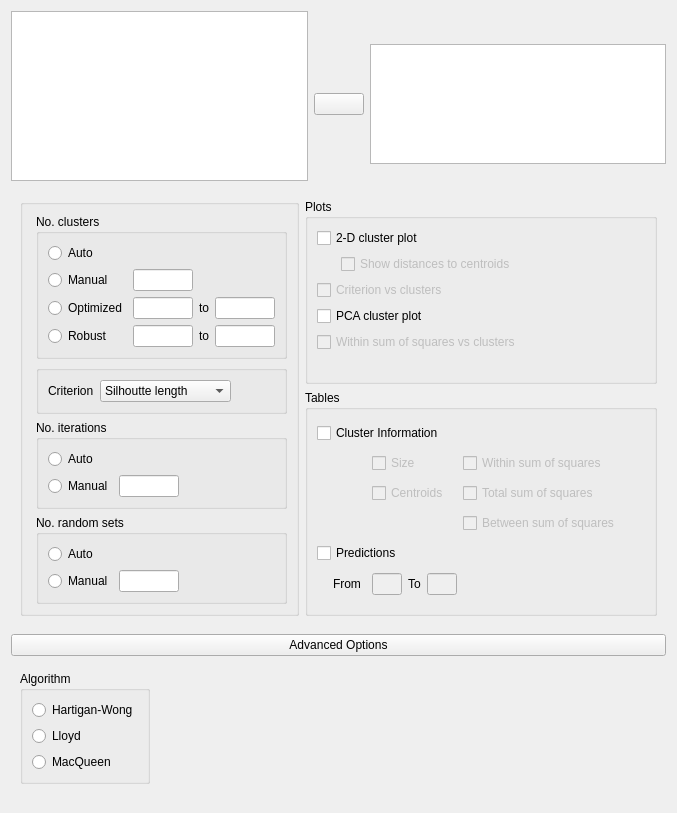
<?xml version="1.0" encoding="UTF-8"?>
<ui version="4.0">
 <class>MLClusteringKMeansForm</class>
 <widget class="QWidget" name="MLClusteringKMeansForm">
  <property name="geometry">
   <rect>
    <x>0</x>
    <y>0</y>
    <width>677</width>
    <height>813</height>
   </rect>
  </property>
  <property name="sizePolicy">
   <sizepolicy hsizetype="Fixed" vsizetype="Preferred">
    <horstretch>0</horstretch>
    <verstretch>0</verstretch>
   </sizepolicy>
  </property>
  <property name="windowTitle">
   <string>Form</string>
  </property>
  <layout class="QGridLayout" name="gridLayout">
   <property name="verticalSpacing">
    <number>0</number>
   </property>
   <item row="0" column="0">
    <widget class="QWidget" name="topWidget" native="true">
     <layout class="QGridLayout" name="gridLayout_3">
      <property name="leftMargin">
       <number>0</number>
      </property>
      <property name="topMargin">
       <number>0</number>
      </property>
      <property name="rightMargin">
       <number>0</number>
      </property>
      <property name="verticalSpacing">
       <number>3</number>
      </property>
      <item row="0" column="0" rowspan="7">
       <widget class="AvailableFieldsListView" name="listAvailableFields">
        <property name="sizePolicy">
         <sizepolicy hsizetype="Expanding" vsizetype="Preferred">
          <horstretch>0</horstretch>
          <verstretch>0</verstretch>
         </sizepolicy>
        </property>
        <property name="minimumSize">
         <size>
          <width>0</width>
          <height>0</height>
         </size>
        </property>
        <property name="maximumSize">
         <size>
          <width>16777215</width>
          <height>16777215</height>
         </size>
        </property>
        <property name="selectionMode">
         <enum>QAbstractItemView::ExtendedSelection</enum>
        </property>
       </widget>
      </item>
      <item row="4" column="1">
       <widget class="AssignButton" name="buttonAssignRandom">
        <property name="sizePolicy">
         <sizepolicy hsizetype="Fixed" vsizetype="Fixed">
          <horstretch>0</horstretch>
          <verstretch>0</verstretch>
         </sizepolicy>
        </property>
        <property name="minimumSize">
         <size>
          <width>50</width>
          <height>0</height>
         </size>
        </property>
        <property name="maximumSize">
         <size>
          <width>50</width>
          <height>16777215</height>
         </size>
        </property>
        <property name="text">
         <string/>
        </property>
       </widget>
      </item>
      <item row="4" column="2">
       <widget class="BoundListView" name="predictors">
        <property name="sizePolicy">
         <sizepolicy hsizetype="Expanding" vsizetype="Fixed">
          <horstretch>0</horstretch>
          <verstretch>0</verstretch>
         </sizepolicy>
        </property>
        <property name="minimumSize">
         <size>
          <width>0</width>
          <height>120</height>
         </size>
        </property>
        <property name="maximumSize">
         <size>
          <width>16777215</width>
          <height>120</height>
         </size>
        </property>
        <property name="editTriggers">
         <set>QAbstractItemView::AllEditTriggers</set>
        </property>
        <property name="selectionMode">
         <enum>QAbstractItemView::ExtendedSelection</enum>
        </property>
       </widget>
      </item>
     </layout>
    </widget>
   </item>
   <item row="1" column="0">
    <widget class="QWidget" name="advancedOptions_2" native="true">
     <layout class="QGridLayout" name="gridLayout_8">
      <item row="0" column="0" rowspan="3">
       <widget class="BoundGroupBox" name="bayesFactorType_2">
        <property name="sizePolicy">
         <sizepolicy hsizetype="Fixed" vsizetype="Minimum">
          <horstretch>0</horstretch>
          <verstretch>0</verstretch>
         </sizepolicy>
        </property>
        <property name="title">
         <string/>
        </property>
        <property name="flat">
         <bool>false</bool>
        </property>
        <layout class="QGridLayout" name="gridLayout_16">
         <property name="leftMargin">
          <number>13</number>
         </property>
         <item row="4" column="0">
          <widget class="BoundGroupBox" name="percentageTrainingData_3">
           <property name="title">
            <string/>
           </property>
           <property name="flat">
            <bool>false</bool>
           </property>
           <layout class="QGridLayout" name="gridLayout_24">
            <item row="0" column="1">
             <widget class="BoundComboBox" name="criterion">
              <item>
               <property name="text">
                <string>Silhoutte length</string>
               </property>
              </item>
              <item>
               <property name="text">
                <string>Multi ASW</string>
               </property>
              </item>
              <item>
               <property name="text">
                <string>Calinski-Harabasz</string>
               </property>
              </item>
             </widget>
            </item>
            <item row="0" column="0">
             <widget class="QLabel" name="label">
              <property name="text">
               <string>Criterion</string>
              </property>
             </widget>
            </item>
            <item row="0" column="2">
             <spacer name="horizontalSpacer_3">
              <property name="orientation">
               <enum>Qt::Horizontal</enum>
              </property>
              <property name="sizeHint" stdset="0">
               <size>
                <width>40</width>
                <height>20</height>
               </size>
              </property>
             </spacer>
            </item>
           </layout>
          </widget>
         </item>
         <item row="1" column="0">
          <widget class="BoundGroupBox" name="noOfClusters">
           <property name="title">
            <string>No. clusters</string>
           </property>
           <property name="flat">
            <bool>false</bool>
           </property>
           <layout class="QGridLayout" name="gridLayout_17">
            <item row="3" column="3">
             <widget class="BoundTextBox" name="robustTo">
              <property name="sizePolicy">
               <sizepolicy hsizetype="Fixed" vsizetype="Preferred">
                <horstretch>0</horstretch>
                <verstretch>0</verstretch>
               </sizepolicy>
              </property>
              <property name="minimumSize">
               <size>
                <width>60</width>
                <height>0</height>
               </size>
              </property>
              <property name="maximumSize">
               <size>
                <width>60</width>
                <height>16777215</height>
               </size>
              </property>
             </widget>
            </item>
            <item row="3" column="1">
             <widget class="BoundTextBox" name="robustFrom">
              <property name="sizePolicy">
               <sizepolicy hsizetype="Fixed" vsizetype="Preferred">
                <horstretch>0</horstretch>
                <verstretch>0</verstretch>
               </sizepolicy>
              </property>
              <property name="minimumSize">
               <size>
                <width>60</width>
                <height>0</height>
               </size>
              </property>
              <property name="maximumSize">
               <size>
                <width>60</width>
                <height>16777215</height>
               </size>
              </property>
             </widget>
            </item>
            <item row="2" column="1">
             <widget class="BoundTextBox" name="optimizedFrom">
              <property name="sizePolicy">
               <sizepolicy hsizetype="Fixed" vsizetype="Preferred">
                <horstretch>0</horstretch>
                <verstretch>0</verstretch>
               </sizepolicy>
              </property>
              <property name="minimumSize">
               <size>
                <width>60</width>
                <height>0</height>
               </size>
              </property>
              <property name="maximumSize">
               <size>
                <width>60</width>
                <height>16777215</height>
               </size>
              </property>
             </widget>
            </item>
            <item row="3" column="0">
             <widget class="QRadioButton" name="robust_1">
              <property name="text">
               <string>Robust</string>
              </property>
             </widget>
            </item>
            <item row="3" column="2">
             <widget class="QLabel" name="label_to_2">
              <property name="text">
               <string>to</string>
              </property>
             </widget>
            </item>
            <item row="2" column="3">
             <widget class="BoundTextBox" name="optimizedTo">
              <property name="sizePolicy">
               <sizepolicy hsizetype="Fixed" vsizetype="Preferred">
                <horstretch>0</horstretch>
                <verstretch>0</verstretch>
               </sizepolicy>
              </property>
              <property name="minimumSize">
               <size>
                <width>60</width>
                <height>0</height>
               </size>
              </property>
              <property name="maximumSize">
               <size>
                <width>60</width>
                <height>16777215</height>
               </size>
              </property>
             </widget>
            </item>
            <item row="0" column="0">
             <widget class="QRadioButton" name="auto_1">
              <property name="sizePolicy">
               <sizepolicy hsizetype="Fixed" vsizetype="Fixed">
                <horstretch>0</horstretch>
                <verstretch>0</verstretch>
               </sizepolicy>
              </property>
              <property name="text">
               <string>Auto</string>
              </property>
             </widget>
            </item>
            <item row="1" column="1">
             <widget class="BoundTextBox" name="clusterSize">
              <property name="sizePolicy">
               <sizepolicy hsizetype="Fixed" vsizetype="Preferred">
                <horstretch>0</horstretch>
                <verstretch>0</verstretch>
               </sizepolicy>
              </property>
              <property name="minimumSize">
               <size>
                <width>60</width>
                <height>0</height>
               </size>
              </property>
              <property name="maximumSize">
               <size>
                <width>60</width>
                <height>16777215</height>
               </size>
              </property>
             </widget>
            </item>
            <item row="2" column="2">
             <widget class="QLabel" name="label_to_1">
              <property name="text">
               <string>to</string>
              </property>
             </widget>
            </item>
            <item row="2" column="0">
             <widget class="QRadioButton" name="optimized_1">
              <property name="sizePolicy">
               <sizepolicy hsizetype="Fixed" vsizetype="Fixed">
                <horstretch>0</horstretch>
                <verstretch>0</verstretch>
               </sizepolicy>
              </property>
              <property name="text">
               <string>Optimized</string>
              </property>
             </widget>
            </item>
            <item row="1" column="0">
             <widget class="QRadioButton" name="manual_1">
              <property name="sizePolicy">
               <sizepolicy hsizetype="Fixed" vsizetype="Fixed">
                <horstretch>0</horstretch>
                <verstretch>0</verstretch>
               </sizepolicy>
              </property>
              <property name="text">
               <string>Manual</string>
              </property>
             </widget>
            </item>
           </layout>
          </widget>
         </item>
         <item row="5" column="0">
          <widget class="BoundGroupBox" name="noOfIterations">
           <property name="title">
            <string>No. iterations</string>
           </property>
           <property name="flat">
            <bool>false</bool>
           </property>
           <layout class="QGridLayout" name="gridLayout_22">
            <item row="1" column="2">
             <spacer name="horizontalSpacer_2">
              <property name="orientation">
               <enum>Qt::Horizontal</enum>
              </property>
              <property name="sizeHint" stdset="0">
               <size>
                <width>40</width>
                <height>20</height>
               </size>
              </property>
             </spacer>
            </item>
            <item row="0" column="0">
             <widget class="QRadioButton" name="auto_2">
              <property name="sizePolicy">
               <sizepolicy hsizetype="Fixed" vsizetype="Fixed">
                <horstretch>0</horstretch>
                <verstretch>0</verstretch>
               </sizepolicy>
              </property>
              <property name="text">
               <string>Auto</string>
              </property>
             </widget>
            </item>
            <item row="1" column="0">
             <widget class="QRadioButton" name="manual_2">
              <property name="sizePolicy">
               <sizepolicy hsizetype="Fixed" vsizetype="Fixed">
                <horstretch>0</horstretch>
                <verstretch>0</verstretch>
               </sizepolicy>
              </property>
              <property name="text">
               <string>Manual</string>
              </property>
             </widget>
            </item>
            <item row="1" column="1">
             <widget class="BoundTextBox" name="iterationsCount">
              <property name="sizePolicy">
               <sizepolicy hsizetype="Fixed" vsizetype="Preferred">
                <horstretch>0</horstretch>
                <verstretch>0</verstretch>
               </sizepolicy>
              </property>
              <property name="minimumSize">
               <size>
                <width>60</width>
                <height>0</height>
               </size>
              </property>
              <property name="maximumSize">
               <size>
                <width>60</width>
                <height>16777215</height>
               </size>
              </property>
             </widget>
            </item>
           </layout>
          </widget>
         </item>
         <item row="6" column="0">
          <widget class="BoundGroupBox" name="noOfRandomSets">
           <property name="title">
            <string>No. random sets</string>
           </property>
           <property name="flat">
            <bool>false</bool>
           </property>
           <layout class="QGridLayout" name="gridLayout_23">
            <item row="1" column="2">
             <spacer name="horizontalSpacer_5">
              <property name="orientation">
               <enum>Qt::Horizontal</enum>
              </property>
              <property name="sizeHint" stdset="0">
               <size>
                <width>40</width>
                <height>20</height>
               </size>
              </property>
             </spacer>
            </item>
            <item row="0" column="0">
             <widget class="QRadioButton" name="auto_3">
              <property name="sizePolicy">
               <sizepolicy hsizetype="Fixed" vsizetype="Fixed">
                <horstretch>0</horstretch>
                <verstretch>0</verstretch>
               </sizepolicy>
              </property>
              <property name="text">
               <string>Auto</string>
              </property>
             </widget>
            </item>
            <item row="1" column="0">
             <widget class="QRadioButton" name="manual_3">
              <property name="sizePolicy">
               <sizepolicy hsizetype="Fixed" vsizetype="Fixed">
                <horstretch>0</horstretch>
                <verstretch>0</verstretch>
               </sizepolicy>
              </property>
              <property name="text">
               <string>Manual</string>
              </property>
             </widget>
            </item>
            <item row="1" column="1">
             <widget class="BoundTextBox" name="randomSetCount">
              <property name="sizePolicy">
               <sizepolicy hsizetype="Fixed" vsizetype="Preferred">
                <horstretch>0</horstretch>
                <verstretch>0</verstretch>
               </sizepolicy>
              </property>
              <property name="minimumSize">
               <size>
                <width>60</width>
                <height>0</height>
               </size>
              </property>
              <property name="maximumSize">
               <size>
                <width>60</width>
                <height>16777215</height>
               </size>
              </property>
             </widget>
            </item>
           </layout>
          </widget>
         </item>
        </layout>
       </widget>
      </item>
      <item row="0" column="3">
       <widget class="GroupBox" name="plots">
        <property name="title">
         <string>Plots</string>
        </property>
        <layout class="QGridLayout" name="gridLayout_6">
         <item row="0" column="0" colspan="2">
          <widget class="BoundCheckBox" name="plot2dCluster">
           <property name="sizePolicy">
            <sizepolicy hsizetype="Fixed" vsizetype="Fixed">
             <horstretch>0</horstretch>
             <verstretch>0</verstretch>
            </sizepolicy>
           </property>
           <property name="text">
            <string>2-D cluster plot</string>
           </property>
          </widget>
         </item>
         <item row="1" column="0">
          <widget class="QWidget" name="widget" native="true">
           <property name="minimumSize">
            <size>
             <width>10</width>
             <height>0</height>
            </size>
           </property>
           <property name="maximumSize">
            <size>
             <width>10</width>
             <height>16777215</height>
            </size>
           </property>
          </widget>
         </item>
         <item row="1" column="1">
          <widget class="BoundCheckBox" name="plot2dClusterCentroids">
           <property name="enabled">
            <bool>false</bool>
           </property>
           <property name="sizePolicy">
            <sizepolicy hsizetype="Fixed" vsizetype="Fixed">
             <horstretch>0</horstretch>
             <verstretch>0</verstretch>
            </sizepolicy>
           </property>
           <property name="text">
            <string>Show distances to centroids</string>
           </property>
          </widget>
         </item>
         <item row="1" column="2" rowspan="2">
          <spacer name="horizontalSpacer_6">
           <property name="orientation">
            <enum>Qt::Horizontal</enum>
           </property>
           <property name="sizeHint" stdset="0">
            <size>
             <width>161</width>
             <height>20</height>
            </size>
           </property>
          </spacer>
         </item>
         <item row="2" column="0" colspan="2">
          <widget class="BoundCheckBox" name="plotCriterionVsClusters">
           <property name="enabled">
            <bool>false</bool>
           </property>
           <property name="sizePolicy">
            <sizepolicy hsizetype="Fixed" vsizetype="Fixed">
             <horstretch>0</horstretch>
             <verstretch>0</verstretch>
            </sizepolicy>
           </property>
           <property name="text">
            <string>Criterion vs clusters</string>
           </property>
          </widget>
         </item>
         <item row="3" column="0" colspan="2">
          <widget class="BoundCheckBox" name="plotPCACluster">
           <property name="sizePolicy">
            <sizepolicy hsizetype="Fixed" vsizetype="Fixed">
             <horstretch>0</horstretch>
             <verstretch>0</verstretch>
            </sizepolicy>
           </property>
           <property name="text">
            <string>PCA cluster plot</string>
           </property>
          </widget>
         </item>
         <item row="4" column="0" colspan="2">
          <widget class="BoundCheckBox" name="plotPCAClusterSquares">
           <property name="enabled">
            <bool>false</bool>
           </property>
           <property name="sizePolicy">
            <sizepolicy hsizetype="Fixed" vsizetype="Fixed">
             <horstretch>0</horstretch>
             <verstretch>0</verstretch>
            </sizepolicy>
           </property>
           <property name="text">
            <string>Within sum of squares vs clusters</string>
           </property>
          </widget>
         </item>
         <item row="5" column="0">
          <widget class="QLabel" name="label_17">
           <property name="minimumSize">
            <size>
             <width>10</width>
             <height>0</height>
            </size>
           </property>
           <property name="maximumSize">
            <size>
             <width>10</width>
             <height>16777215</height>
            </size>
           </property>
           <property name="text">
            <string/>
           </property>
          </widget>
         </item>
        </layout>
       </widget>
      </item>
      <item row="1" column="3" rowspan="2">
       <widget class="GroupBox" name="tables">
        <property name="title">
         <string>Tables</string>
        </property>
        <layout class="QGridLayout" name="gridLayout_5">
         <item row="2" column="2" colspan="3">
          <widget class="BoundCheckBox" name="tableClusterInfoCentroids">
           <property name="enabled">
            <bool>false</bool>
           </property>
           <property name="sizePolicy">
            <sizepolicy hsizetype="Fixed" vsizetype="Fixed">
             <horstretch>0</horstretch>
             <verstretch>0</verstretch>
            </sizepolicy>
           </property>
           <property name="text">
            <string>Centroids</string>
           </property>
          </widget>
         </item>
         <item row="3" column="5">
          <widget class="BoundCheckBox" name="tableClusterInfoBetweenSumSquares">
           <property name="enabled">
            <bool>false</bool>
           </property>
           <property name="sizePolicy">
            <sizepolicy hsizetype="Fixed" vsizetype="Fixed">
             <horstretch>0</horstretch>
             <verstretch>0</verstretch>
            </sizepolicy>
           </property>
           <property name="text">
            <string>Between sum of squares</string>
           </property>
          </widget>
         </item>
         <item row="0" column="0" colspan="5">
          <widget class="BoundCheckBox" name="tableClusterInformation">
           <property name="sizePolicy">
            <sizepolicy hsizetype="Fixed" vsizetype="Fixed">
             <horstretch>0</horstretch>
             <verstretch>0</verstretch>
            </sizepolicy>
           </property>
           <property name="text">
            <string>Cluster Information</string>
           </property>
          </widget>
         </item>
         <item row="2" column="5">
          <widget class="BoundCheckBox" name="tableClusterInfoTotalSumSquares">
           <property name="enabled">
            <bool>false</bool>
           </property>
           <property name="sizePolicy">
            <sizepolicy hsizetype="Fixed" vsizetype="Fixed">
             <horstretch>0</horstretch>
             <verstretch>0</verstretch>
            </sizepolicy>
           </property>
           <property name="text">
            <string>Total sum of squares</string>
           </property>
          </widget>
         </item>
         <item row="5" column="3">
          <widget class="QLabel" name="label_3">
           <property name="text">
            <string>To</string>
           </property>
          </widget>
         </item>
         <item row="1" column="2" colspan="2">
          <widget class="BoundCheckBox" name="tableClusterInfoSize">
           <property name="enabled">
            <bool>false</bool>
           </property>
           <property name="sizePolicy">
            <sizepolicy hsizetype="Fixed" vsizetype="Fixed">
             <horstretch>0</horstretch>
             <verstretch>0</verstretch>
            </sizepolicy>
           </property>
           <property name="text">
            <string>Size</string>
           </property>
          </widget>
         </item>
         <item row="1" column="5">
          <widget class="BoundCheckBox" name="tableClusterInfoSumSquares">
           <property name="enabled">
            <bool>false</bool>
           </property>
           <property name="sizePolicy">
            <sizepolicy hsizetype="Fixed" vsizetype="Fixed">
             <horstretch>0</horstretch>
             <verstretch>0</verstretch>
            </sizepolicy>
           </property>
           <property name="text">
            <string>Within sum of squares</string>
           </property>
          </widget>
         </item>
         <item row="5" column="2">
          <widget class="BoundTextBox" name="predictionsFrom">
           <property name="enabled">
            <bool>false</bool>
           </property>
           <property name="minimumSize">
            <size>
             <width>30</width>
             <height>0</height>
            </size>
           </property>
           <property name="maximumSize">
            <size>
             <width>30</width>
             <height>16777215</height>
            </size>
           </property>
          </widget>
         </item>
         <item row="5" column="0">
          <widget class="QLabel" name="label_19">
           <property name="minimumSize">
            <size>
             <width>10</width>
             <height>0</height>
            </size>
           </property>
           <property name="maximumSize">
            <size>
             <width>10</width>
             <height>16777215</height>
            </size>
           </property>
           <property name="text">
            <string/>
           </property>
          </widget>
         </item>
         <item row="4" column="0" colspan="3">
          <widget class="BoundCheckBox" name="tablePredictions">
           <property name="sizePolicy">
            <sizepolicy hsizetype="Fixed" vsizetype="Fixed">
             <horstretch>0</horstretch>
             <verstretch>0</verstretch>
            </sizepolicy>
           </property>
           <property name="text">
            <string>Predictions</string>
           </property>
          </widget>
         </item>
         <item row="5" column="1">
          <widget class="QLabel" name="label_2">
           <property name="text">
            <string>From</string>
           </property>
          </widget>
         </item>
         <item row="1" column="0">
          <widget class="QWidget" name="widget_4" native="true">
           <property name="minimumSize">
            <size>
             <width>10</width>
             <height>0</height>
            </size>
           </property>
           <property name="maximumSize">
            <size>
             <width>10</width>
             <height>16777215</height>
            </size>
           </property>
          </widget>
         </item>
         <item row="5" column="4">
          <widget class="BoundTextBox" name="predictionsTo">
           <property name="enabled">
            <bool>false</bool>
           </property>
           <property name="minimumSize">
            <size>
             <width>30</width>
             <height>0</height>
            </size>
           </property>
           <property name="maximumSize">
            <size>
             <width>30</width>
             <height>16777215</height>
            </size>
           </property>
          </widget>
         </item>
         <item row="5" column="5">
          <spacer name="horizontalSpacer_4">
           <property name="orientation">
            <enum>Qt::Horizontal</enum>
           </property>
           <property name="sizeHint" stdset="0">
            <size>
             <width>40</width>
             <height>20</height>
            </size>
           </property>
          </spacer>
         </item>
        </layout>
       </widget>
      </item>
     </layout>
    </widget>
   </item>
   <item row="4" column="0">
    <widget class="QWidget" name="advancedBox" native="true">
     <layout class="QGridLayout" name="gridLayout_2">
      <property name="leftMargin">
       <number>0</number>
      </property>
      <property name="topMargin">
       <number>0</number>
      </property>
      <property name="rightMargin">
       <number>0</number>
      </property>
      <item row="0" column="0" rowspan="2" colspan="2">
       <widget class="ExpanderButton" name="expanderAdvanced">
        <property name="text">
         <string>Advanced Options</string>
        </property>
       </widget>
      </item>
      <item row="3" column="0" rowspan="2" colspan="2">
       <widget class="QWidget" name="advancedOptions" native="true">
        <layout class="QGridLayout" name="gridLayout_7">
         <item row="0" column="0">
          <widget class="BoundGroupBox" name="algorithm">
           <property name="title">
            <string>Algorithm</string>
           </property>
           <property name="flat">
            <bool>false</bool>
           </property>
           <layout class="QGridLayout" name="gridLayout_20">
            <item row="2" column="0">
             <widget class="QRadioButton" name="macQueen">
              <property name="sizePolicy">
               <sizepolicy hsizetype="Fixed" vsizetype="Fixed">
                <horstretch>0</horstretch>
                <verstretch>0</verstretch>
               </sizepolicy>
              </property>
              <property name="text">
               <string>MacQueen</string>
              </property>
             </widget>
            </item>
            <item row="0" column="0">
             <widget class="QRadioButton" name="hartiganWong">
              <property name="sizePolicy">
               <sizepolicy hsizetype="Fixed" vsizetype="Fixed">
                <horstretch>0</horstretch>
                <verstretch>0</verstretch>
               </sizepolicy>
              </property>
              <property name="text">
               <string>Hartigan-Wong</string>
              </property>
             </widget>
            </item>
            <item row="1" column="0">
             <widget class="QRadioButton" name="lloyd">
              <property name="text">
               <string>Lloyd</string>
              </property>
             </widget>
            </item>
           </layout>
          </widget>
         </item>
         <item row="0" column="1">
          <spacer name="horizontalSpacer">
           <property name="orientation">
            <enum>Qt::Horizontal</enum>
           </property>
           <property name="sizeHint" stdset="0">
            <size>
             <width>40</width>
             <height>20</height>
            </size>
           </property>
          </spacer>
         </item>
        </layout>
       </widget>
      </item>
     </layout>
    </widget>
   </item>
   <item row="3" column="0">
    <widget class="QWidget" name="widget_12" native="true">
     <property name="sizePolicy">
      <sizepolicy hsizetype="Maximum" vsizetype="Minimum">
       <horstretch>0</horstretch>
       <verstretch>0</verstretch>
      </sizepolicy>
     </property>
     <layout class="QGridLayout" name="gridLayout_4">
      <property name="leftMargin">
       <number>0</number>
      </property>
      <property name="rightMargin">
       <number>0</number>
      </property>
      <property name="bottomMargin">
       <number>0</number>
      </property>
     </layout>
    </widget>
   </item>
  </layout>
 </widget>
 <customwidgets>
  <customwidget>
   <class>AssignButton</class>
   <extends>QPushButton</extends>
   <header>widgets/assignbutton.h</header>
  </customwidget>
  <customwidget>
   <class>AvailableFieldsListView</class>
   <extends>QListView</extends>
   <header>widgets/availablefieldslistview.h</header>
  </customwidget>
  <customwidget>
   <class>BoundListView</class>
   <extends>QListView</extends>
   <header>widgets/boundlistview.h</header>
  </customwidget>
  <customwidget>
   <class>GroupBox</class>
   <extends>QGroupBox</extends>
   <header>widgets/groupbox.h</header>
   <container>1</container>
  </customwidget>
  <customwidget>
   <class>BoundTextBox</class>
   <extends>QLineEdit</extends>
   <header>widgets/boundtextbox.h</header>
  </customwidget>
  <customwidget>
   <class>BoundGroupBox</class>
   <extends>QGroupBox</extends>
   <header>widgets/boundgroupbox.h</header>
   <container>1</container>
  </customwidget>
  <customwidget>
   <class>BoundCheckBox</class>
   <extends>QCheckBox</extends>
   <header>widgets/boundcheckbox.h</header>
  </customwidget>
  <customwidget>
   <class>ExpanderButton</class>
   <extends>QPushButton</extends>
   <header>widgets/expanderbutton.h</header>
  </customwidget>
  <customwidget>
   <class>BoundComboBox</class>
   <extends>QComboBox</extends>
   <header>widgets/boundcombobox.h</header>
  </customwidget>
 </customwidgets>
 <resources/>
 <connections>
  <connection>
   <sender>tableClusterInformation</sender>
   <signal>clicked(bool)</signal>
   <receiver>tableClusterInfoSize</receiver>
   <slot>setEnabled(bool)</slot>
   <hints>
    <hint type="sourcelabel">
     <x>439</x>
     <y>359</y>
    </hint>
    <hint type="destinationlabel">
     <x>414</x>
     <y>382</y>
    </hint>
   </hints>
  </connection>
  <connection>
   <sender>tableClusterInformation</sender>
   <signal>clicked(bool)</signal>
   <receiver>tableClusterInfoCentroids</receiver>
   <slot>setEnabled(bool)</slot>
   <hints>
    <hint type="sourcelabel">
     <x>439</x>
     <y>359</y>
    </hint>
    <hint type="destinationlabel">
     <x>430</x>
     <y>405</y>
    </hint>
   </hints>
  </connection>
  <connection>
   <sender>tableClusterInformation</sender>
   <signal>clicked(bool)</signal>
   <receiver>tableClusterInfoSumSquares</receiver>
   <slot>setEnabled(bool)</slot>
   <hints>
    <hint type="sourcelabel">
     <x>439</x>
     <y>359</y>
    </hint>
    <hint type="destinationlabel">
     <x>552</x>
     <y>382</y>
    </hint>
   </hints>
  </connection>
  <connection>
   <sender>tableClusterInformation</sender>
   <signal>clicked(bool)</signal>
   <receiver>tableClusterInfoTotalSumSquares</receiver>
   <slot>setEnabled(bool)</slot>
   <hints>
    <hint type="sourcelabel">
     <x>439</x>
     <y>359</y>
    </hint>
    <hint type="destinationlabel">
     <x>548</x>
     <y>405</y>
    </hint>
   </hints>
  </connection>
  <connection>
   <sender>tableClusterInformation</sender>
   <signal>clicked(bool)</signal>
   <receiver>tableClusterInfoBetweenSumSquares</receiver>
   <slot>setEnabled(bool)</slot>
   <hints>
    <hint type="sourcelabel">
     <x>439</x>
     <y>359</y>
    </hint>
    <hint type="destinationlabel">
     <x>559</x>
     <y>428</y>
    </hint>
   </hints>
  </connection>
  <connection>
   <sender>plot2dCluster</sender>
   <signal>clicked(bool)</signal>
   <receiver>plot2dClusterCentroids</receiver>
   <slot>setEnabled(bool)</slot>
   <hints>
    <hint type="sourcelabel">
     <x>429</x>
     <y>202</y>
    </hint>
    <hint type="destinationlabel">
     <x>487</x>
     <y>225</y>
    </hint>
   </hints>
  </connection>
  <connection>
   <sender>optimized_1</sender>
   <signal>toggled(bool)</signal>
   <receiver>plotPCAClusterSquares</receiver>
   <slot>setEnabled(bool)</slot>
   <hints>
    <hint type="sourcelabel">
     <x>76</x>
     <y>310</y>
    </hint>
    <hint type="destinationlabel">
     <x>403</x>
     <y>342</y>
    </hint>
   </hints>
  </connection>
  <connection>
   <sender>robust_1</sender>
   <signal>toggled(bool)</signal>
   <receiver>plotCriterionVsClusters</receiver>
   <slot>setEnabled(bool)</slot>
   <hints>
    <hint type="sourcelabel">
     <x>76</x>
     <y>336</y>
    </hint>
    <hint type="destinationlabel">
     <x>354</x>
     <y>296</y>
    </hint>
   </hints>
  </connection>
  <connection>
   <sender>tablePredictions</sender>
   <signal>clicked(bool)</signal>
   <receiver>predictionsFrom</receiver>
   <slot>setEnabled(bool)</slot>
   <hints>
    <hint type="sourcelabel">
     <x>333</x>
     <y>520</y>
    </hint>
    <hint type="destinationlabel">
     <x>388</x>
     <y>550</y>
    </hint>
   </hints>
  </connection>
  <connection>
   <sender>tablePredictions</sender>
   <signal>clicked(bool)</signal>
   <receiver>predictionsTo</receiver>
   <slot>setEnabled(bool)</slot>
   <hints>
    <hint type="sourcelabel">
     <x>333</x>
     <y>520</y>
    </hint>
    <hint type="destinationlabel">
     <x>486</x>
     <y>550</y>
    </hint>
   </hints>
  </connection>
 </connections>
</ui>
